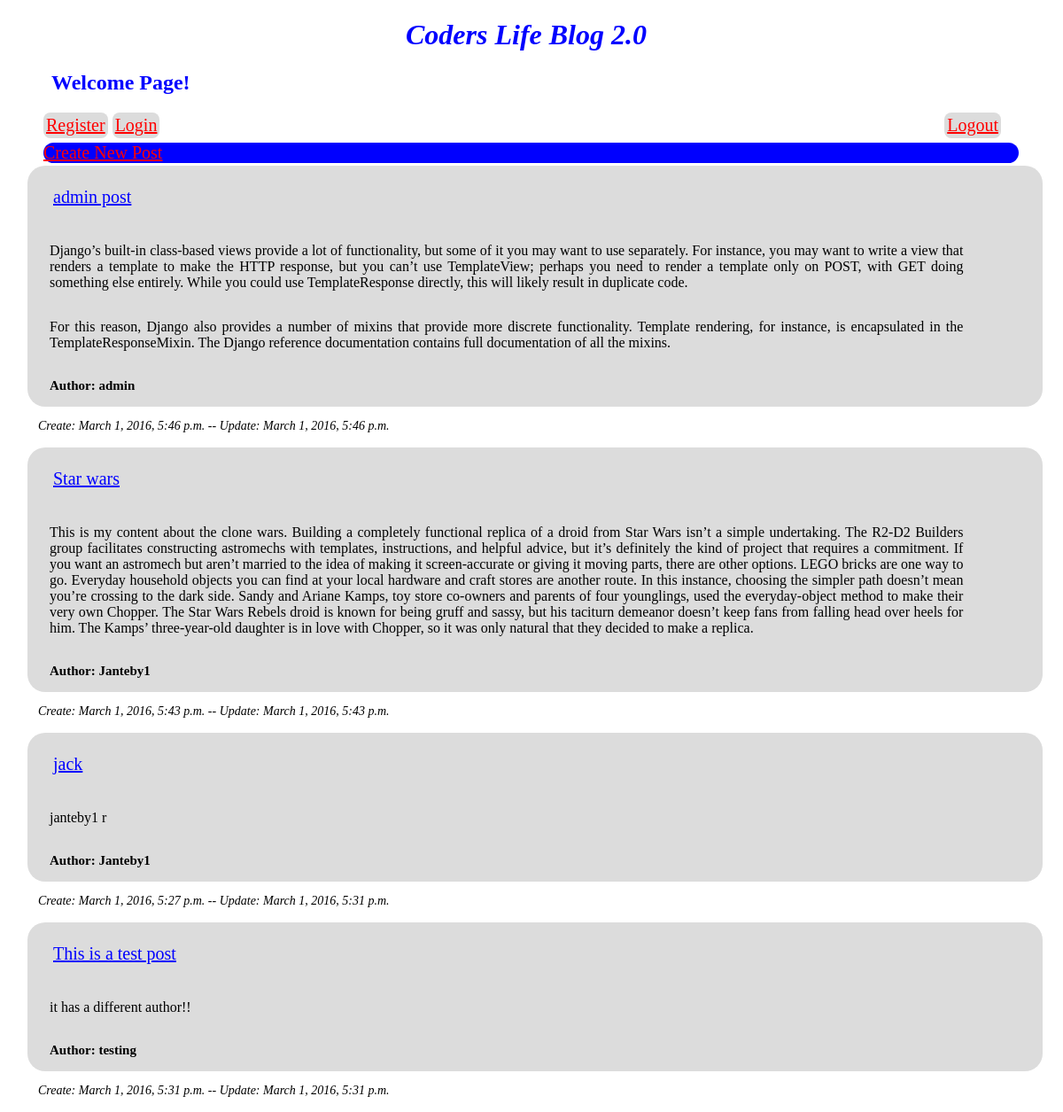
/posts/, run on the app's committed database.
### posts/models.py (models this page shows, shortened)
class Post(models.Model):
    title = models.CharField(max_length=40)
    content = models.CharField(max_length=4000)
    slug = models.SlugField(max_length=40)
    created_at = models.DateTimeField(editable=False)
    updated_at = models.DateTimeField()
    show = models.BooleanField(default=True)
    user = models.ForeignKey(User) # adds a FK

### posts/views.py (the view)
class Index(View):
    def get(self, request):
        context = {}
        if request.user.is_authenticated(): # check to see if someone is already logged in
            username = request.user.username
            message = ("Hello, " + username + " You are logged in")
            context = {
                'message': message,
            }
        posts = Post.objects.all().order_by('-updated_at')
        context["posts"]=posts
        return render(request, "blog/index.html", context)

### posts/templates/blog/index.html (shortened to what this page needs)
{% extends "blog/base.html" %}
{% block content %}
    <h2>Welcome Page!</h2>
    <div id="links">
        <div><a id="logout" href="/posts/logout"> Logout</a></div>
        <div><a id="register" href="/posts/register"> Register</a></div>
        <div><a id="login1" href="/posts/login"> Login</a></div>
        <div><a id="create" class=button href="{% url 'posts:create' %}"> Create New Post</a></div>
    </div>
    {% for post in posts %}
        {% if post.show == True %}
        <div class=post>
            <a class="title" href="/posts/edit/{{ post.slug }}"> <p class=title> {{ post.title }}
            </p> </a>
            {{ post.content|linebreaks }}
            <p class="author"> Author: {{ post.user }} </p>
        </div>
            <p class="date">Create: {{ post.created_at }}  --  Update: {{ post.updated_at }}</p>
        {% endif %}
    {% endfor %}
{% endblock content %}

### posts/templates/blog/base.html (shortened to what this page needs)
<!DOCTYPE html>
{% load staticfiles %}
<html lang="en">
<head>
    <link rel="stylesheet" href="https://cdnjs.cloudflare.com/ajax/libs/foundation/5.5.2/css/foundation.css" />
    <link rel="stylesheet" type="text/css" href="{% static 'blog/main.css' %}" />
</head>
<body>
    <h1>Coders Life Blog 2.0</h1>
    <div class=container>
        {% block content %}
        {% endblock content %}
    </div>
</body>
</html>

### posts/static/blog/main.css (style rules this page uses)
h1 { text-align: center; font-style: italic; color: blue; }
body { margin-right: 20px; }
h2 { margin-left: 30px; font-weight: bold; color: blue; }
p { display: inline-block; margin-left: 25px; width: 90%; text-align: justify; }
a { font-size: 20px; color: red; }
.button { background-color: blue; border-radius: 8px; }
div { margin-left: 20px; }
#register { display: block; float: left; background-color: #DCDCDC; padding: 3px; border-radius: 8px; }
#logout { display: inline-block; float: right; background-color: #DCDCDC; padding: 3px; border-radius: 8px; margin-right: 20px; }
#login1 { display: inline-block; background-color: #DCDCDC; padding: 3px; border-radius: 8px; margin-left: 5px; }
#create { display: inline-block; width: 100%; border-radius: 30px; margin-top: 5px; }
.post { background-color: #DCDCDC; margin: 3px; border-radius: 20px; }
.title { color: blue; display: block; font-size: 20px; padding: 2px; }
#links { margin-left: 1px; margin-right: 30px; }
.date { color: black; display: block; margin-left: 15px; font-style: italic; font-size: 14px; padding-bottom: 2px; }
.author { font-weight: bold; font-size: 15px; }

### data on the page
Post: title "admin post", content "Django’s built-in class-based views provide a lot of functionality, but some of it you may want to use separately. For instance, you may want to write a view that renders a template to make the HTTP response, but you can’t use TemplateView; perhaps you need to render a template only on POST, with GET doing something else entirely. While you could use TemplateResponse directly, this will likely result in duplicate code. For this reason, Django also provides a number of mixins that provide more discrete functionality. Template rendering, for instance, is encapsulated in the TemplateResponseMixin. The Django reference documentation contains full documentation of all the mixins.", user "admin", created_at "March 1, 2016, 5:46 p.m.", updated_at "March 1, 2016, 5:46 p.m."
Post: title "Star wars", content "This is my content about the clone wars. Building a completely functional replica of a droid from Star Wars isn’t a simple undertaking. The R2-D2 Builders group facilitates constructing astromechs with templates, instructions, and helpful advice, but it’s definitely the kind of project that requires a commitment. If you want an astromech but aren’t married to the idea of making it screen-accurate or giving it moving parts, there are other options. LEGO bricks are one way to go. Everyday household objects you can find at your local hardware and craft stores are another route. In this instance, choosing the simpler path doesn’t mean you’re crossing to the dark side. Sandy and Ariane Kamps,…", user "Janteby1", created_at "March 1, 2016, 5:43 p.m.", updated_at "March 1, 2016, 5:43 p.m."
Post: title "jack", content "janteby1 r", user "Janteby1", created_at "March 1, 2016, 5:27 p.m.", updated_at "March 1, 2016, 5:31 p.m."
Post: title "This is a test post", content "it has a different author!!", user "testing", created_at "March 1, 2016, 5:31 p.m.", updated_at "March 1, 2016, 5:31 p.m."
